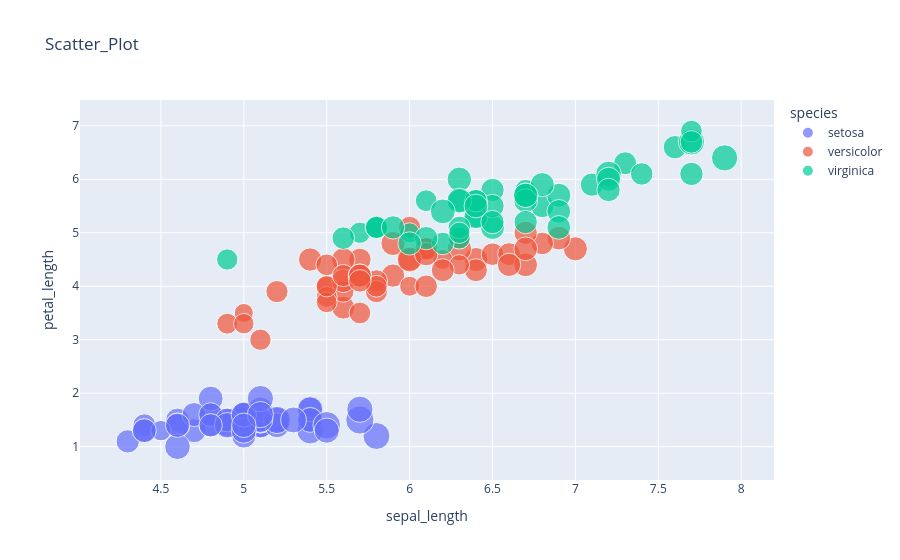

The notebook cell this image was saved under:
### Code cell
fig=px.scatter(
    df4,
    x="sepal_length",
    y="petal_length",
    color="species",
    size="sepal_width",
    title="Scatter_Plot")
fig.show()

### Figure 1 — Plotly figure (JSON) as saved in the notebook; plotly's stock layout.template omitted (floating-point values rounded to 4 significant figures)
{"data": [{"hovertemplate": "species=setosa<br>sepal_length=%{x}<br>petal_length=%{y}<br>sepal_width=%{marker.size}<extra></extra>", "legendgroup": "setosa", "marker": {"color": "#636efa", "size": [3.5, 3.0, 3.2, 3.1, 3.6, 3.9, 3.4, 3.4, 2.9, 3.1, 3.7, 3.4, 3.0, 3.0, 4.0, 4.4, 3.9, 3.5, 3.8, 3.8, 3.4, 3.7, 3.6, 3.3, 3.4, 3.0, 3.4, 3.5, 3.4, 3.2, 3.1, 3.4, 4.1, 4.2, 3.1, 3.2, 3.5, 3.6, 3.0, 3.4, 3.5, 2.3, 3.2, 3.5, 3.8, 3.0, 3.8, 3.2, 3.7, 3.3], "sizemode": "area", "sizeref": 0.011, "symbol": "circle"}, "mode": "markers", "name": "setosa", "orientation": "v", "showlegend": true, "type": "scatter", "x": [5.1, 4.9, 4.7, 4.6, 5.0, 5.4, 4.6, 5.0, 4.4, 4.9, 5.4, 4.8, 4.8, 4.3, 5.8, 5.7, 5.4, 5.1, 5.7, 5.1, 5.4, 5.1, 4.6, 5.1, 4.8, 5.0, 5.0, 5.2, 5.2, 4.7, 4.8, 5.4, 5.2, 5.5, 4.9, 5.0, 5.5, 4.9, 4.4, 5.1, 5.0, 4.5, 4.4, 5.0, 5.1, 4.8, 5.1, 4.6, 5.3, 5.0], "xaxis": "x", "y": [1.4, 1.4, 1.3, 1.5, 1.4, 1.7, 1.4, 1.5, 1.4, 1.5, 1.5, 1.6, 1.4, 1.1, 1.2, 1.5, 1.3, 1.4, 1.7, 1.5, 1.7, 1.5, 1.0, 1.7, 1.9, 1.6, 1.6, 1.5, 1.4, 1.6, 1.6, 1.5, 1.5, 1.4, 1.5, 1.2, 1.3, 1.4, 1.3, 1.5, 1.3, 1.3, 1.3, 1.6, 1.9, 1.4, 1.6, 1.4, 1.5, 1.4], "yaxis": "y"}, {"hovertemplate": "species=versicolor<br>sepal_length=%{x}<br>petal_length=%{y}<br>sepal_width=%{marker.size}<extra></extra>", "legendgroup": "versicolor", "marker": {"color": "#EF553B", "size": [3.2, 3.2, 3.1, 2.3, 2.8, 2.8, 3.3, 2.4, 2.9, 2.7, 2.0, 3.0, 2.2, 2.9, 2.9, 3.1, 3.0, 2.7, 2.2, 2.5, 3.2, 2.8, 2.5, 2.8, 2.9, 3.0, 2.8, 3.0, 2.9, 2.6, 2.4, 2.4, 2.7, 2.7, 3.0, 3.4, 3.1, 2.3, 3.0, 2.5, 2.6, 3.0, 2.6, 2.3, 2.7, 3.0, 2.9, 2.9, 2.5, 2.8], "sizemode": "area", "sizeref": 0.011, "symbol": "circle"}, "mode": "markers", "name": "versicolor", "orientation": "v", "showlegend": true, "type": "scatter", "x": [7.0, 6.4, 6.9, 5.5, 6.5, 5.7, 6.3, 4.9, 6.6, 5.2, 5.0, 5.9, 6.0, 6.1, 5.6, 6.7, 5.6, 5.8, 6.2, 5.6, 5.9, 6.1, 6.3, 6.1, 6.4, 6.6, 6.8, 6.7, 6.0, 5.7, 5.5, 5.5, 5.8, 6.0, 5.4, 6.0, 6.7, 6.3, 5.6, 5.5, 5.5, 6.1, 5.8, 5.0, 5.6, 5.7, 5.7, 6.2, 5.1, 5.7], "xaxis": "x", "y": [4.7, 4.5, 4.9, 4.0, 4.6, 4.5, 4.7, 3.3, 4.6, 3.9, 3.5, 4.2, 4.0, 4.7, 3.6, 4.4, 4.5, 4.1, 4.5, 3.9, 4.8, 4.0, 4.9, 4.7, 4.3, 4.4, 4.8, 5.0, 4.5, 3.5, 3.8, 3.7, 3.9, 5.1, 4.5, 4.5, 4.7, 4.4, 4.1, 4.0, 4.4, 4.6, 4.0, 3.3, 4.2, 4.2, 4.2, 4.3, 3.0, 4.1], "yaxis": "y"}, {"hovertemplate": "species=virginica<br>sepal_length=%{x}<br>petal_length=%{y}<br>sepal_width=%{marker.size}<extra></extra>", "legendgroup": "virginica", "marker": {"color": "#00cc96", "size": [3.3, 2.7, 3.0, 2.9, 3.0, 3.0, 2.5, 2.9, 2.5, 3.6, 3.2, 2.7, 3.0, 2.5, 2.8, 3.2, 3.0, 3.8, 2.6, 2.2, 3.2, 2.8, 2.8, 2.7, 3.3, 3.2, 2.8, 3.0, 2.8, 3.0, 2.8, 3.8, 2.8, 2.8, 2.6, 3.0, 3.4, 3.1, 3.0, 3.1, 3.1, 3.1, 2.7, 3.2, 3.3, 3.0, 2.5, 3.0, 3.4, 3.0], "sizemode": "area", "sizeref": 0.011, "symbol": "circle"}, "mode": "markers", "name": "virginica", "orientation": "v", "showlegend": true, "type": "scatter", "x": [6.3, 5.8, 7.1, 6.3, 6.5, 7.6, 4.9, 7.3, 6.7, 7.2, 6.5, 6.4, 6.8, 5.7, 5.8, 6.4, 6.5, 7.7, 7.7, 6.0, 6.9, 5.6, 7.7, 6.3, 6.7, 7.2, 6.2, 6.1, 6.4, 7.2, 7.4, 7.9, 6.4, 6.3, 6.1, 7.7, 6.3, 6.4, 6.0, 6.9, 6.7, 6.9, 5.8, 6.8, 6.7, 6.7, 6.3, 6.5, 6.2, 5.9], "xaxis": "x", "y": [6.0, 5.1, 5.9, 5.6, 5.8, 6.6, 4.5, 6.3, 5.8, 6.1, 5.1, 5.3, 5.5, 5.0, 5.1, 5.3, 5.5, 6.7, 6.9, 5.0, 5.7, 4.9, 6.7, 4.9, 5.7, 6.0, 4.8, 4.9, 5.6, 5.8, 6.1, 6.4, 5.6, 5.1, 5.6, 6.1, 5.6, 5.5, 4.8, 5.4, 5.6, 5.1, 5.1, 5.9, 5.7, 5.2, 5.0, 5.2, 5.4, 5.1], "yaxis": "y"}], "layout": {"legend": {"itemsizing": "constant", "title": {"text": "species"}, "tracegroupgap": 0}, "title": {"text": "Scatter_Plot"}, "xaxis": {"anchor": "y", "domain": [0, 1], "title": {"text": "sepal_length"}}, "yaxis": {"anchor": "x", "domain": [0, 1], "title": {"text": "petal_length"}}}}
